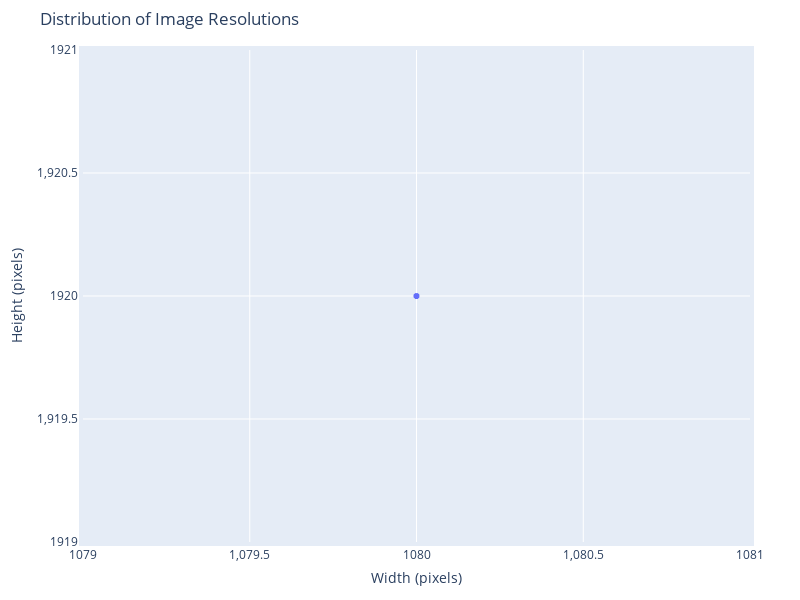

This figure's notebook cell:
### Code cell
# Create a scatter plot figure with plotly
fig = px.scatter(x=resolutions_np[:, 0], y=resolutions_np[:, 1], title="Distribution of Image Resolutions")

# Customize the plot
fig.update_layout(
    xaxis_title="Width (pixels)",
    yaxis_title="Height (pixels)",
    showlegend=False,
    hovermode="closest",
    width=800,
    height=600,
    margin=dict(l=50, r=50, b=50, t=50, pad=4)
)

# Show the plot
fig.show()

### Figure 1 — Plotly figure (JSON) as saved in the notebook; plotly's stock layout.template omitted (floating-point values rounded to 4 significant figures; data arrays with more than 128 entries replaced by an {"elided": "..."} marker saying what was removed)
{"data": [{"hovertemplate": "x=%{x}<br>y=%{y}<extra></extra>", "legendgroup": "", "marker": {"color": "#636efa", "symbol": "circle"}, "mode": "markers", "name": "", "showlegend": false, "type": "scattergl", "x": {"elided": "4500 int values"}, "xaxis": "x", "y": {"elided": "4500 int values"}, "yaxis": "y"}], "layout": {"height": 600, "hovermode": "closest", "legend": {"tracegroupgap": 0}, "margin": {"b": 50, "l": 50, "pad": 4, "r": 50, "t": 50}, "showlegend": false, "title": {"text": "Distribution of Image Resolutions"}, "width": 800, "xaxis": {"anchor": "y", "domain": [0, 1], "title": {"text": "Width (pixels)"}}, "yaxis": {"anchor": "x", "domain": [0, 1], "title": {"text": "Height (pixels)"}}}}
